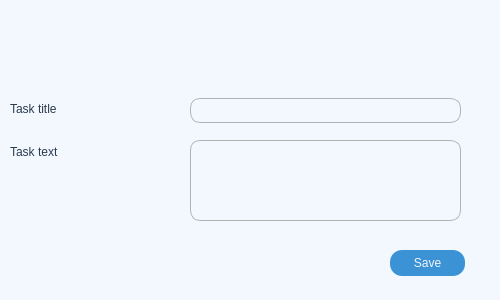
<?xml version="1.0" encoding="UTF-8"?>
<ui version="4.0">
 <class>Form</class>
 <widget class="QWidget" name="Form">
  <property name="geometry">
   <rect>
    <x>0</x>
    <y>0</y>
    <width>500</width>
    <height>300</height>
   </rect>
  </property>
  <property name="minimumSize">
   <size>
    <width>500</width>
    <height>300</height>
   </size>
  </property>
  <property name="maximumSize">
   <size>
    <width>500</width>
    <height>300</height>
   </size>
  </property>
  <property name="windowTitle">
   <string>Form</string>
  </property>
  <widget class="QFrame" name="frame">
   <property name="geometry">
    <rect>
     <x>0</x>
     <y>0</y>
     <width>500</width>
     <height>300</height>
    </rect>
   </property>
   <property name="styleSheet">
    <string notr="true">background-color: rgb(243,247,254)</string>
   </property>
   <property name="frameShape">
    <enum>QFrame::NoFrame</enum>
   </property>
   <property name="frameShadow">
    <enum>QFrame::Raised</enum>
   </property>
   <widget class="QPushButton" name="save_btn">
    <property name="geometry">
     <rect>
      <x>390</x>
      <y>250</y>
      <width>75</width>
      <height>26</height>
     </rect>
    </property>
    <property name="styleSheet">
     <string notr="true">QPushButton {
	background-color: rgb(59, 146, 212);
	color:rgb(243,247,254);
	border: 0px solid;
	border-radius: 12px;
	font: 13pt &quot;Andale Mono&quot;;
}

QPushButton:hover {
	background-color: rgb(243,247,254);
	color:rgb(59, 146, 212);
}</string>
    </property>
    <property name="text">
     <string>Save</string>
    </property>
   </widget>
   <widget class="QWidget" name="verticalLayoutWidget">
    <property name="geometry">
     <rect>
      <x>10</x>
      <y>90</y>
      <width>166</width>
      <height>80</height>
     </rect>
    </property>
    <layout class="QVBoxLayout" name="verticalLayout">
     <item>
      <widget class="QLabel" name="label">
       <property name="styleSheet">
        <string notr="true">font: 13pt &quot;Andale Mono&quot;;
color:rgb(43,59,78);</string>
       </property>
       <property name="text">
        <string>Task title</string>
       </property>
      </widget>
     </item>
     <item>
      <widget class="QLabel" name="label_3">
       <property name="styleSheet">
        <string notr="true">font: 13pt &quot;Andale Mono&quot;;
color:rgb(43,59,78);</string>
       </property>
       <property name="text">
        <string>Task text</string>
       </property>
      </widget>
     </item>
    </layout>
   </widget>
   <widget class="QWidget" name="verticalLayoutWidget_2">
    <property name="geometry">
     <rect>
      <x>190</x>
      <y>80</y>
      <width>271</width>
      <height>62</height>
     </rect>
    </property>
    <layout class="QVBoxLayout" name="verticalLayout_2">
     <item>
      <widget class="QLineEdit" name="task_title_input">
       <property name="minimumSize">
        <size>
         <width>0</width>
         <height>25</height>
        </size>
       </property>
       <property name="maximumSize">
        <size>
         <width>16777215</width>
         <height>25</height>
        </size>
       </property>
       <property name="styleSheet">
        <string notr="true">QLineEdit {
	border: 1px solid rgb(179, 179, 179);
	border-radius:10px;
	color:rgb(43,59,78);
}</string>
       </property>
      </widget>
     </item>
    </layout>
   </widget>
   <widget class="QLineEdit" name="task_text_input">
    <property name="geometry">
     <rect>
      <x>190</x>
      <y>140</y>
      <width>271</width>
      <height>81</height>
     </rect>
    </property>
    <property name="styleSheet">
     <string notr="true">QLineEdit {
	border: 1px solid rgb(179, 179, 179);
	border-radius:10px;
	color:rgb(43,59,78);
}</string>
    </property>
   </widget>
  </widget>
 </widget>
 <resources/>
 <connections/>
</ui>
